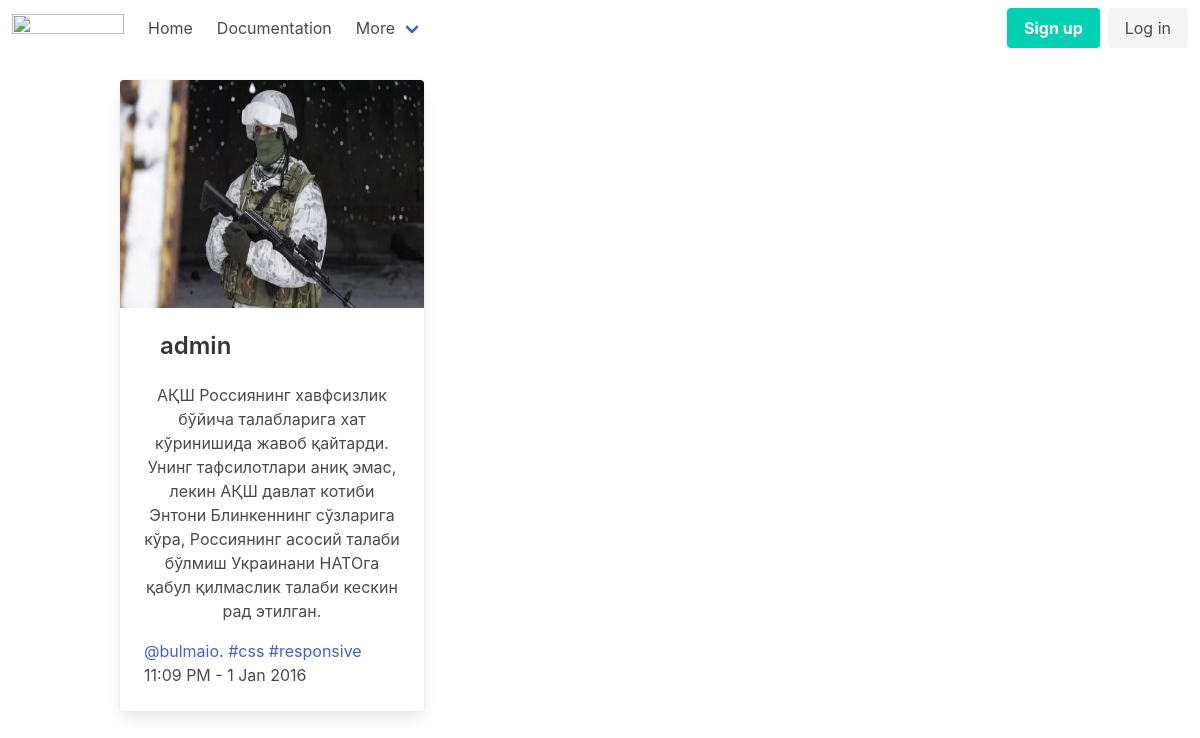
The page / on the database its author committed.
### main/models.py (models this page shows)
class Post(models.Model):
	title = models.CharField(max_length=250)
	body = RichTextField()
	author = models.ForeignKey(User, on_delete=models.CASCADE, null=True)
	image = models.ImageField(upload_to="images/")
	up = models.PositiveIntegerField(default=0)
	down = models.PositiveIntegerField(default=0)
	active = models.BooleanField(default=True)
	category = models.ForeignKey(Category, on_delete=models.PROTECT, null=True, related_name='categories')
	tag = models.ManyToManyField(Tag, related_name='tags')
	published = models.DateTimeField(auto_now_add=True)
	class Meta:
		ordering = ["-id"]

### main/views.py (the view)
# urls.py: path("", views.index , name="home"),
def index(request):
    posts = Post.objects.all()
    paginator = Paginator(posts, 2)
    page_number = request.GET.get('page')
    page_obj = paginator.get_page(page_number)
    return render(request, "admin.html",{"page_obj":page_obj})

### main/context_pro.py (called while the page is built)
def view_all(request):
    context = {
        "tags":Tag.objects.all(),
        "categories":Category.objects.all(),
        "like":Like.objects.all()
    }
    return context

### templates/admin.html (shortened to what this page needs)
{% extends 'wrapper.html' %}
{% block content %}
{% autoescape off %}
<div class="container">
    <div class="columns">
        {% for p in page_obj %}
            <div class="column is-4 mt-5">
                <div class="card">
                    <div class="card-image">
                    <figure class="image is-4by3">
                        <img src="{{ p.image.url }}" alt="{{ p.title }}">
                    </figure>
                    </div>
                    <div class="card-content">
                    <div class="media">
                        <div class="media-content">
                        <p class="title is-4">{{ p.author }}</p>
                        </div>
                    </div>
                    <div class="content">{{ p.body }}<a>@bulmaio</a>.
                        <a href="#">#css</a> <a href="#">#responsive</a>
                        <br>
                        <time datetime="2016-1-1">11:09 PM - 1 Jan 2016</time>
                    </div>
                    </div>
                </div>
            </div>
        {% endfor %}
    </div>
</div>
{% endautoescape %}
{% endblock %}

### rows shown on the page
Post: image (picture), author "admin", body "АҚШ Россиянинг хавфсизлик бўйича талабларига хат кўринишида жавоб қайтарди. Унинг тафсилотлари аниқ эмас, лекин АҚШ давлат котиби Энтони Блинкеннинг сўзларига кўра, Россиянинг асосий талаби бўлмиш Украинани НАТОга қабул қилмаслик талаби кескин рад этилган."
